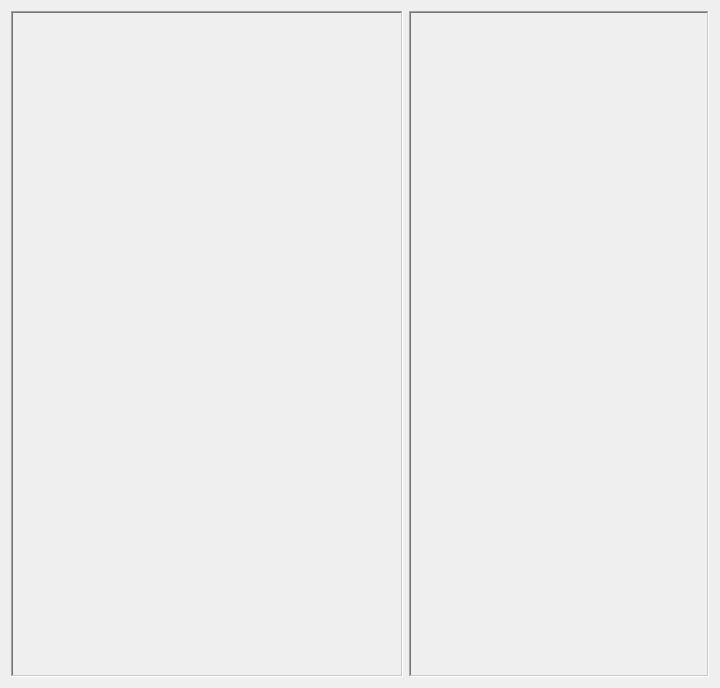
<?xml version="1.0" encoding="UTF-8"?>
<ui version="4.0">
 <class>WeMaterialEditorWindow</class>
 <widget class="QWidget" name="WeMaterialEditorWindow">
  <property name="geometry">
   <rect>
    <x>0</x>
    <y>0</y>
    <width>720</width>
    <height>688</height>
   </rect>
  </property>
  <property name="windowTitle">
   <string>Material Editor</string>
  </property>
  <layout class="QHBoxLayout" name="horizontalLayout">
   <item>
    <widget class="QFrame" name="viewportFrame">
     <property name="sizePolicy">
      <sizepolicy hsizetype="MinimumExpanding" vsizetype="Expanding">
       <horstretch>0</horstretch>
       <verstretch>0</verstretch>
      </sizepolicy>
     </property>
     <property name="minimumSize">
      <size>
       <width>300</width>
       <height>0</height>
      </size>
     </property>
     <property name="frameShape">
      <enum>QFrame::WinPanel</enum>
     </property>
     <property name="frameShadow">
      <enum>QFrame::Sunken</enum>
     </property>
     <property name="lineWidth">
      <number>1</number>
     </property>
     <property name="midLineWidth">
      <number>0</number>
     </property>
     <widget class="WeViewportWidget" name="viewportPreview" native="true">
      <property name="geometry">
       <rect>
        <x>2</x>
        <y>2</y>
        <width>436</width>
        <height>437</height>
       </rect>
      </property>
     </widget>
    </widget>
   </item>
   <item>
    <widget class="QFrame" name="frame">
     <property name="sizePolicy">
      <sizepolicy hsizetype="Preferred" vsizetype="Expanding">
       <horstretch>0</horstretch>
       <verstretch>0</verstretch>
      </sizepolicy>
     </property>
     <property name="minimumSize">
      <size>
       <width>300</width>
       <height>0</height>
      </size>
     </property>
     <property name="maximumSize">
      <size>
       <width>300</width>
       <height>16777215</height>
      </size>
     </property>
     <property name="frameShape">
      <enum>QFrame::WinPanel</enum>
     </property>
     <property name="frameShadow">
      <enum>QFrame::Sunken</enum>
     </property>
     <property name="midLineWidth">
      <number>0</number>
     </property>
     <layout class="QVBoxLayout" name="verticalLayout_2"/>
    </widget>
   </item>
  </layout>
  <action name="actionReimport">
   <property name="enabled">
    <bool>true</bool>
   </property>
   <property name="text">
    <string>Reimport</string>
   </property>
   <property name="toolTip">
    <string>Reimport Asset</string>
   </property>
  </action>
  <action name="actionR">
   <property name="checkable">
    <bool>true</bool>
   </property>
   <property name="text">
    <string>R</string>
   </property>
   <property name="toolTip">
    <string>Toggle Red Channel</string>
   </property>
  </action>
  <action name="actionG">
   <property name="checkable">
    <bool>true</bool>
   </property>
   <property name="text">
    <string>G</string>
   </property>
   <property name="toolTip">
    <string>Toggle Green Channel</string>
   </property>
  </action>
  <action name="actionB">
   <property name="checkable">
    <bool>true</bool>
   </property>
   <property name="text">
    <string>B</string>
   </property>
   <property name="toolTip">
    <string>Toggle Blue Channel</string>
   </property>
  </action>
  <action name="actionA">
   <property name="checkable">
    <bool>true</bool>
   </property>
   <property name="text">
    <string>A</string>
   </property>
   <property name="toolTip">
    <string>Toggle Alpha Channel</string>
   </property>
  </action>
 </widget>
 <customwidgets>
  <customwidget>
   <class>WeViewportWidget</class>
   <extends>QWidget</extends>
   <header>Widgets/ViewportWidget.h</header>
   <container>1</container>
  </customwidget>
 </customwidgets>
 <resources/>
 <connections/>
</ui>
